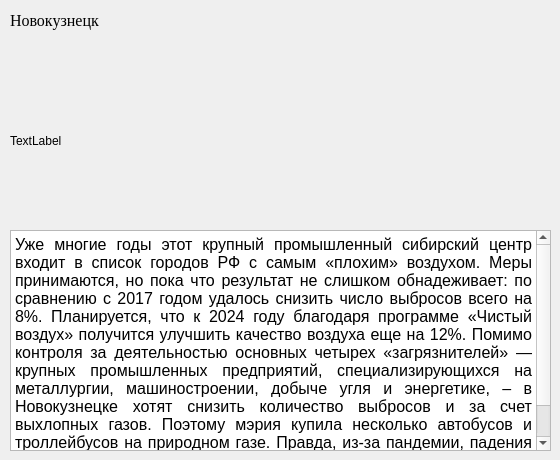
    <widget class="QWidget" name="page_novokuznetsk">
     <widget class="QLabel" name="label_photo_novokuznetsk">
      <property name="geometry">
       <rect>
        <x>10</x>
        <y>50</y>
        <width>541</width>
        <height>181</height>
       </rect>
      </property>
      <property name="text">
       <string>TextLabel</string>
      </property>
     </widget>
     <widget class="QTextEdit" name="textEdit_novokuznetsk">
      <property name="geometry">
       <rect>
        <x>10</x>
        <y>230</y>
        <width>541</width>
        <height>221</height>
       </rect>
      </property>
      <property name="readOnly">
       <bool>true</bool>
      </property>
      <property name="html">
       <string>&lt;!DOCTYPE HTML PUBLIC &quot;-//W3C//DTD HTML 4.0//EN&quot; &quot;http://www.w3.org/TR/REC-html40/strict.dtd&quot;&gt;
&lt;html&gt;&lt;head&gt;&lt;meta name=&quot;qrichtext&quot; content=&quot;1&quot; /&gt;&lt;style type=&quot;text/css&quot;&gt;
p, li { white-space: pre-wrap; }
&lt;/style&gt;&lt;/head&gt;&lt;body style=&quot; font-family:'MS Shell Dlg 2'; font-size:7.8pt; font-weight:400; font-style:normal;&quot;&gt;
&lt;p align=&quot;justify&quot; style=&quot; margin-top:12px; margin-bottom:12px; margin-left:0px; margin-right:0px; -qt-block-indent:0; text-indent:0px;&quot;&gt;&lt;span style=&quot; font-family:'Times New Roman'; font-size:12pt; color:#000000;&quot;&gt;Уже многие годы этот крупный промышленный сибирский центр входит в список городов РФ с самым «плохим» воздухом. Меры принимаются, но пока что результат не слишком обнадеживает: по сравнению с 2017 годом удалось снизить число выбросов всего на 8%. Планируется, что к 2024 году благодаря программе «Чистый воздух» получится улучшить качество воздуха еще на 12%. Помимо контроля за деятельностью основных четырех «загрязнителей» — крупных промышленных предприятий, специализирующихся на металлургии, машиностроении, добыче угля и энергетике, – в Новокузнецке хотят снизить количество выбросов и за счет выхлопных газов. Поэтому мэрия купила несколько автобусов и троллейбусов на природном газе. Правда, из-за пандемии, падения цен на уголь и соответственно дефицита бюджета эту инициативу пришлось заморозить.&lt;/span&gt;&lt;/p&gt;&lt;/body&gt;&lt;/html&gt;</string>
      </property>
     </widget>
     <widget class="QLabel" name="label_title_novokuznetsk">
      <property name="geometry">
       <rect>
        <x>10</x>
        <y>0</y>
        <width>151</width>
        <height>41</height>
       </rect>
      </property>
      <property name="font">
       <font>
        <family>Times New Roman</family>
        <pointsize>12</pointsize>
        <weight>12</weight>
        <italic>false</italic>
        <bold>false</bold>
       </font>
      </property>
      <property name="styleSheet">
       <string notr="true">font: 100 12pt &quot;Times New Roman&quot;;</string>
      </property>
      <property name="text">
       <string>Новокузнецк</string>
      </property>
     </widget>
    </widget>
